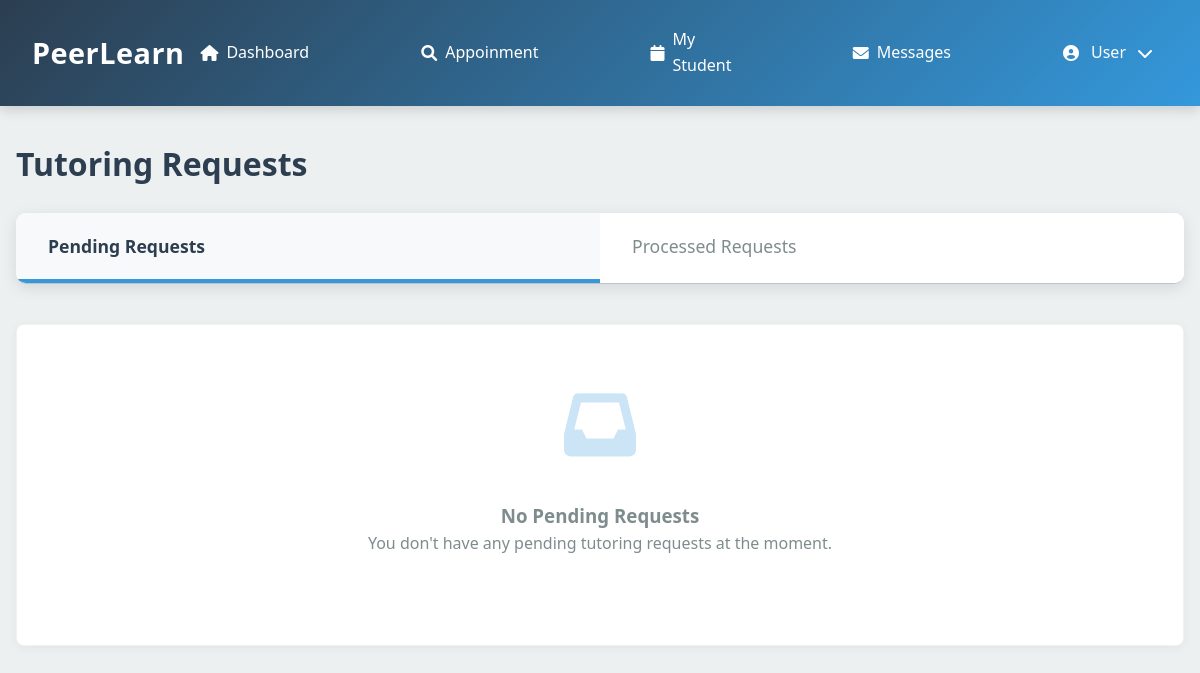
Page /tutor_requests.php (signed in) on the earlier database version.
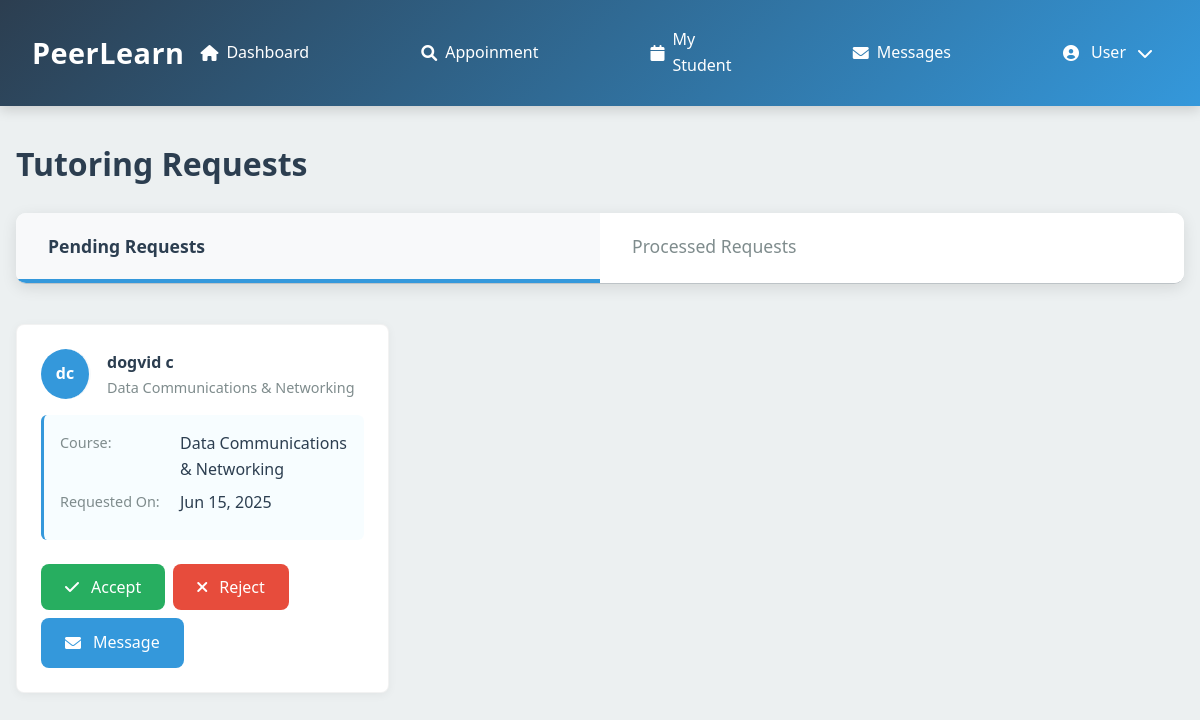
Same page on the later database version.
### tables this page shows
CREATE TABLE `session_requests` (
  `request_id` int(11) NOT NULL,
  `tutor_id` int(11) NOT NULL,
  `student_id` int(11) NOT NULL,
  `course_id` int(11) NOT NULL,
  `location_id` int(11) NOT NULL,
  `time_slot` varchar(20) NOT NULL,
  `selected_date` date NOT NULL,
  `notes` text DEFAULT NULL,
  `status` enum('pending','confirmed','rejected','completed','cancelled') NOT NULL DEFAULT 'pending',
  `created_at` datetime NOT NULL
);

CREATE TABLE `user` (
  `user_id` int(11) NOT NULL,
  `username` varchar(50) NOT NULL,
  `password` varchar(255) DEFAULT NULL,
  `email` varchar(100) NOT NULL,
  `role` enum('student','tutor','admin') NOT NULL,
  `first_name` varchar(50) NOT NULL,
  `last_name` varchar(50) NOT NULL,
  `phone` varchar(20) DEFAULT NULL,
  `profile_image` varchar(255) DEFAULT NULL,
  `is_active` tinyint(1) DEFAULT 1,
  `created_at` timestamp NOT NULL DEFAULT current_timestamp(),
  `last_login` datetime DEFAULT NULL
);

CREATE TABLE `course` (
  `id` int(11) NOT NULL,
  `course_name` varchar(100) NOT NULL,
  `details` text DEFAULT NULL,
  `status` enum('active','inactive') DEFAULT 'active',
  `created_at` timestamp NOT NULL DEFAULT current_timestamp(),
  `updated_at` timestamp NOT NULL DEFAULT current_timestamp() ON UPDATE current_timestamp()
);

### tutor_requests.php (the view, shortened to what this page needs)
<?php
require_once 'db_connection.php';
$user_id = $_SESSION['user_id'];
$pending_requests = [];
$pending_count = 0;
$stmt = $conn->prepare("SELECT sr.request_id, sr.tutor_id, sr.student_id, sr.course_id, sr.status, sr.created_at, c.course_name, u.first_name, u.last_name, u.profile_image
                        FROM session_requests sr
                        JOIN course c ON sr.course_id = c.id
                        JOIN user u ON sr.student_id = u.user_id
                        WHERE sr.tutor_id = ? AND sr.status = 'pending'");
if (!$stmt) {
    $error_message = "Error preparing pending requests: " . $conn->error;
    error_log($error_message);
} else {
    $stmt->bind_param("i", $user_id);
    $stmt->execute();
    $result = $stmt->get_result();
    while ($row = $result->fetch_assoc()) {
        $pending_requests[] = $row;
    }
    $pending_count = count($pending_requests);
}
?>
<!DOCTYPE html>
<html lang="en">
<head>
    <link rel="stylesheet" href="https://cdnjs.cloudflare.com/ajax/libs/font-awesome/6.0.0-beta3/css/all.min.css">
</head>
<body>
    <?php include 'header/tut_head.php'; ?>
    <main>
        <h1 class="page-title">Tutoring Requests</h1>
        <div class="tabs">
            <div class="tab active" data-tab="pending">Pending Requests<?php if ($pending_count > 0): ?>
                <span class="notification-badge"><?php echo $pending_count; ?></span><?php endif; ?></div>
            <div class="tab" data-tab="processed">Processed Requests</div>
        </div>
        <div id="pending-tab" class="tab-content active">
            <?php if ($pending_requests): ?>
                <div class="request-list">
                    <?php foreach ($pending_requests as $request): ?>
                        <div class="request-card">
                            <div class="request-header">
                                <div class="student-avatar">
                                    <?php if ($request['profile_image']): ?>
                                        <img src="<?php echo htmlspecialchars($request['profile_image']); ?>" alt="Student" class="profile-image">
                                    <?php else: ?>
                                        <?php echo htmlspecialchars(substr($request['first_name'] ?? '', 0, 1) . substr($request['last_name'] ?? '', 0, 1)); ?>
                                    <?php endif; ?>
                                </div>
                                <div class="request-info">
                                    <div class="student-name"><?php echo htmlspecialchars(($request['first_name'] ?? '') . ' ' . ($request['last_name'] ?? '')); ?></div>
                                    <div class="request-subject"><?php echo htmlspecialchars($request['course_name'] ?? 'Unknown Course'); ?></div>
                                </div>
                            </div>
                            <div class="request-details">
                                <div class="detail-item">
                                    <div class="detail-label">Course:</div>
                                    <div class="detail-value"><?php echo htmlspecialchars($request['course_name'] ?? 'Unknown Course'); ?></div>
                                </div>
                                <div class="detail-item">
                                    <div class="detail-label">Requested On:</div>
                                    <div class="detail-value">
                                        <?php echo !empty($request['created_at'])
                                            ? date('M d, Y', strtotime($request['created_at']))
                                            : 'Not specified'; ?>
                                    </div>
                                </div>
                            </div>
                            <div class="request-actions">
                                <form method="post" action="tutor_requests.php">
                                    <button type="submit" class="btn btn-success"><i class="fas fa-check"></i> Accept</button>
                                </form>
                                <form method="post" action="tutor_requests.php">
                                    <button type="submit" class="btn btn-danger"><i class="fas fa-times"></i> Reject</button>
                                </form>
                                <a href="messages.php?student_id=<?php echo htmlspecialchars($request['student_id'] ?? ''); ?>" class="btn btn-message"><i class="fas fa-envelope"></i> Message</a>
                            </div>
                        </div>
                    <?php endforeach; ?>
                </div>
            <?php else: ?>
                <div class="empty-state">
                    <div class="empty-icon"><i class="fas fa-inbox"></i></div>
                    <h3>No Pending Requests</h3>
                    <p class="empty-text">You don't have any pending tutoring requests at the moment.</p>
                </div>
            <?php endif; ?>
        </div>
    </main>
</body>
</html>

### header/tut_head.php (shortened to what this page needs)
<!DOCTYPE html>
<html lang="en">
<head>
    <link rel="stylesheet" href="https://cdnjs.cloudflare.com/ajax/libs/font-awesome/6.0.0/css/all.min.css">
</head>
<body>
    <header class="header">
        <div class="header-content">
            <div class="logo">
                PeerLearn
            </div>
            <nav class="nav-links">
                <a href="tutor_main_page.php"><i class="fas fa-home"></i> Dashboard</a>
                <a href="tutor_requests.php"><i class="fas fa-search"></i> Appoinment</a>
                <a href="tutor_students.php"><i class="fas fa-calendar"></i> My Student</a>
                <a href="messages.php"><i class="fas fa-envelope"></i> Messages</a>
                <div class="user-menu" onclick="toggleDropdown()">
                    <i class="fas fa-user-circle"></i>
                    <?php echo htmlspecialchars(isset($_SESSION['first_name']) ? $_SESSION['first_name'] : 'User'); ?>
                    <i class="fas fa-chevron-down"></i>
                </div>
            </nav>
        </div>
    </header>
</body>
</html>

### tutor_requests.php (style rules this page uses)
:root { --primary: #2B3990; --secondary: #00AEEF; --accent: #C4D600; --gray: #e0e0e0; --light-gray: #f5f5f5; --dark-gray: #777; }
* { box-sizing: border-box; margin: 0; padding: 0; font-family: 'Segoe UI', Tahoma, Geneva, Verdana, sans-serif; }
body { background-color: var(--light-gray); color: #333; line-height: 1.6; }
.nav-links { display: flex; gap: 1.5rem; }
.nav-links a { color: white; text-decoration: none; font-weight: 500; position: relative; }
.user-menu { display: flex; align-items: center; gap: 1rem; }
main { max-width: 1200px; margin: 2rem auto; padding: 0 1rem; }
.page-title { margin-bottom: 1.5rem; color: var(--primary); font-weight: 600; }
.tabs { display: flex; border-bottom: 1px solid var(--gray); margin-bottom: 1.5rem; }
.tab { padding: 0.75rem 1.5rem; cursor: pointer; font-weight: 500; border-bottom: 3px solid transparent; color: var(--dark-gray); }
.tab.active { border-bottom-color: var(--accent); color: var(--primary); font-weight: 600; }
.tab-content { display: none; }
.tab-content.active { display: block; }
.request-list { display: grid; grid-template-columns: repeat(auto-fill, minmax(350px, 1fr)); gap: 1.5rem; }
.request-card { background-color: white; border-radius: 8px; box-shadow: 0 2px 10px rgba(0, 0, 0, 0.05); padding: 1.5rem; border: 1px solid rgba(0, 0, 0, 0.05); }
.request-header { display: flex; align-items: center; gap: 1rem; margin-bottom: 1rem; }
.student-avatar { width: 50px; height: 50px; border-radius: 50%; background-color: var(--secondary); display: flex; align-items: center; justify-content: center; color: white; font-weight: bold; overflow: hidden; border-right: 2px solid var(--light-gray); }
.request-info { flex: 1; }
.student-name { font-weight: 600; color: var(--primary); }
.request-subject { color: var(--dark-gray); font-size: 0.9rem; }
.request-details { margin-bottom: 1.5rem; background-color: rgba(0, 174, 239, 0.03); padding: 1rem; border-radius: 6px; border-left: 3px solid var(--secondary); }
.detail-item { display: flex; margin-bottom: 0.5rem; }
.detail-label { width: 120px; color: var(--dark-gray); font-size: 0.9rem; }
.detail-value { flex: 1; font-weight: 500; color: var(--primary); }
.request-actions { display: flex; gap: 0.5rem; flex-wrap: wrap; }
.btn { padding: 0.5rem 1rem; border: none; border-radius: 4px; cursor: pointer; font-weight: 500; display: inline-flex; align-items: center; gap: 0.5rem; text-decoration: none; }
.btn-success { background-color: var(--accent); color: white; }
.btn-danger { background-color: #dc3545; color: white; }
.btn-message { background-color: var(--secondary); color: white; }
.empty-state { text-align: center; padding: 3rem; background-color: white; border-radius: 8px; box-shadow: 0 2px 10px rgba(0, 0, 0, 0.05); border: 1px solid rgba(0, 0, 0, 0.05); }
.empty-icon { font-size: 3rem; color: var(--secondary); margin-bottom: 1rem; opacity: 0.5; }
.empty-text { color: var(--dark-gray); margin-bottom: 1.5rem; }

Differences in the rows shown:
added session_requests: student.last_name "dc", student.last_name "dogvid c", course.course_name "Data Communications & Networking", created_at "Jun 15, 2025"
Other differences:
text no longer shown: "No Pending Requests You don't have any pending tutoring requests at the moment."
